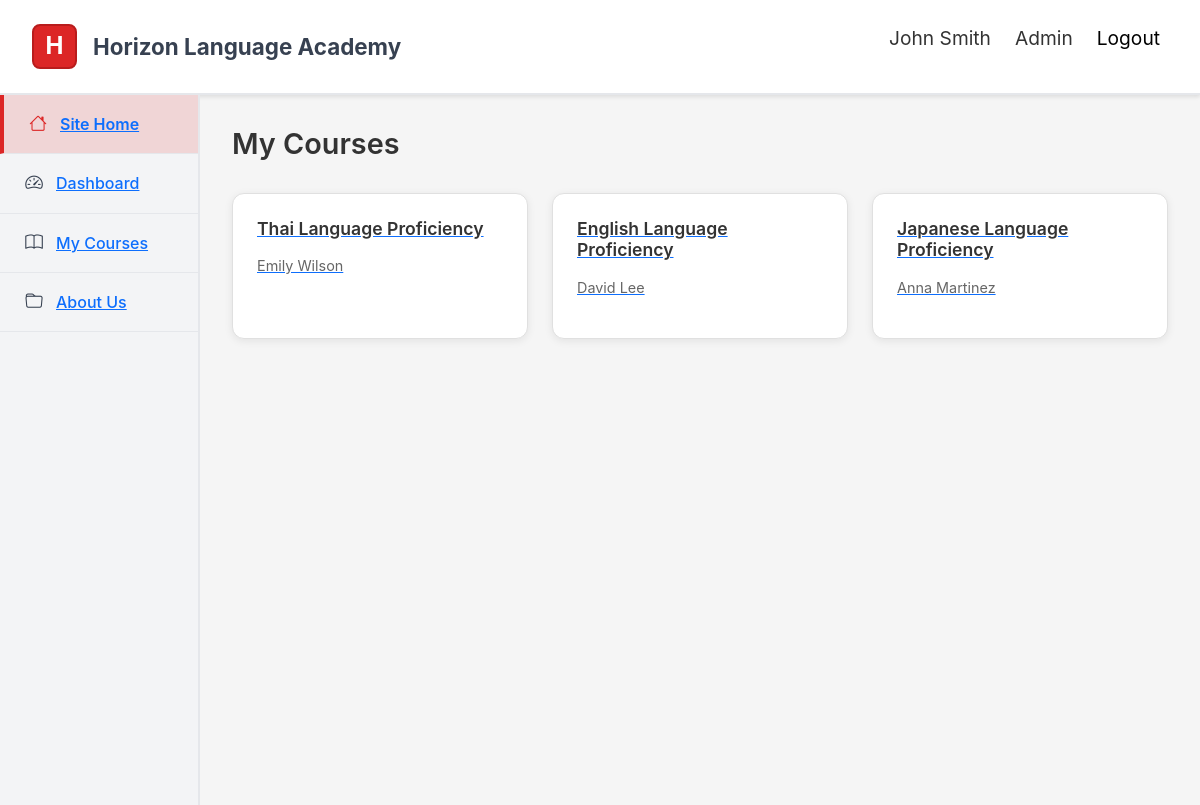
The page /mycourses.php (signed in) on the database its author committed.
### tables this page shows
CREATE TABLE teacher (
  teacher_id    VARCHAR(50) PRIMARY KEY,
  teacher_name  VARCHAR(100) NOT NULL,
  teacher_email VARCHAR(100) UNIQUE,
  teacher_ph_no VARCHAR(20),
  course_id     VARCHAR(50),
  FOREIGN KEY (teacher_id) REFERENCES users(user_id)
    ON UPDATE CASCADE ON DELETE CASCADE,
  FOREIGN KEY (course_id) REFERENCES course(course_id)
    ON UPDATE CASCADE ON DELETE SET NULL
);

CREATE TABLE course (
  course_id   VARCHAR(50) PRIMARY KEY,
  course_name VARCHAR(100) NOT NULL,
  course_date DATE,
  course_fees DECIMAL(10,2)
);

### mycourses.php (the view, shortened to what this page needs)
<?php
$user_id = $_SESSION['user_id'];
$role = strtolower($_SESSION['role']);
$pdo = db();
if ($role === "student") {
    $sql = "
    SELECT
        c.course_id,
        c.course_name,
        t.teacher_id,
        t.teacher_name,
        b.batch_no
    FROM student AS s
    INNER JOIN batch AS b
        ON s.batch_id = b.batch_no
    INNER JOIN course AS c
        ON b.course_id = c.course_id
    INNER JOIN teacher AS t
        ON c.course_id = t.course_id
    WHERE s.student_id = '$user_id';
    ";
}
else if ($role === "admin") {
    $sql = "
    SELECT
        c.course_id,
        c.course_name,
        t.teacher_id,
        t.teacher_name
    FROM admin AS a
    INNER JOIN admin_course AS ac
        ON a.admin_id = ac.admin_id
    INNER JOIN course AS c
        ON ac.course_id = c.course_id
    INNER JOIN teacher AS t
        ON c.course_id = t.course_id
    WHERE a.admin_id = '$user_id';
    ";
}
$stmt = $pdo->prepare($sql);
$stmt->execute();
$courses = $stmt->fetchAll(PDO::FETCH_ASSOC);
?>
<!DOCTYPE html>
<html lang="en">
<head>
    <link href="https://cdn.jsdelivr.net/npm/bootstrap@5.3.7/dist/css/bootstrap.min.css" rel="stylesheet">
    <link rel="stylesheet" href="https://cdn.jsdelivr.net/npm/bootstrap-icons@1.13.1/font/bootstrap-icons.min.css">
    <link rel="stylesheet" href="static/style.css">
</head>
<body>
    <?php include 'header.php'; ?>
    <div class="row g-0">
        <?php include 'sidebar.php'; ?>
        <div class="col-lg-10 col-md-9 col-8">
            <div class="dashboard-content">
                <h2 class="page-title">My Courses</h2>
                <section class="courses">
                    <div class="activity-cards">
                        <?php foreach ($courses as $course): ?>
                          <a href="language.php?course_id=<?= $course['course_id']; ?>" class="activity-card">
                            <h4><?= htmlspecialchars($course['course_name']); ?></h4>
                            <p><?= htmlspecialchars($course['teacher_name']); ?></p>
                          </a>
                        <?php endforeach; ?>
                    </div>
                </section>
            </div>
        </div>
    </div>
</body>
</html>

### header.php (shortened to what this page needs)
<div class="top-header">
    <div class="d-flex justify-content-between align-items-center">
        <div class="logo-section">
            <div class="logo-box">H</div>
            <span class="brand-title">Horizon Language Academy</span>
        </div>
        <?php if ($_SESSION['logged_in']): ?>
            <div class="header-icons">
                <p class="icon-btn"><?php echo $_SESSION['user_name']?></p>
                <p class="icon-btn"><?php echo $_SESSION['role']?></p>
                <form method="post" action="logout.php" style="display: inline;">
                    <button type="submit" class="icon-btn">Logout</button>
                </form>
            </div>
        <?php endif; ?>
    </div>
</div>

### sidebar.php (shortened to what this page needs)
<?php
$isLoggedIn = $_SESSION['logged_in'];
$role = strtolower($_SESSION['role']);
?>
<div class="col-lg-2 col-md-3 col-4 main-sidebar">
            <div class="sidebar-item active">
                <i class="bi bi-house"></i>
                <a href="index.php">Site Home</a>
            </div>
            <?php if ($isLoggedIn): ?>
                <div class="sidebar-item">
                    <i class="bi bi-speedometer2"></i>
                    <a href="dashboard.php">Dashboard</a>
                </div>
            <?php endif; ?>
            <?php if ($isLoggedIn && $role !== "visasupportofficer"): ?>
                <div class="sidebar-item">
                    <i class="bi bi-book"></i>
                    <a href="mycourses.php">My Courses</a>
                </div>
            <?php endif; ?>
            <div class="sidebar-item">
                    <i class="bi bi-folder"></i>
                    <a href="aboutus.php">About Us</a>
            </div>
</div>

### static/style.css (style rules this page uses)
:root { --primary-red: #dc2626; --dark-gray: #374151; --light-gray: #f3f4f6; --border-gray: #e5e7eb; --blue-accent: #3b82f6; }
body { font-family: 'Segoe UI', Tahoma, Geneva, Verdana, sans-serif; background-color: #ffffff; margin: 0; padding: 0; }
.top-header { background-color: white; border-bottom: 2px solid var(--border-gray); padding: 1rem 2rem; box-shadow: 0 2px 4px rgba(0,0,0,0.1); }
.logo-section { display: flex; align-items: center; gap: 1rem; }
.logo-box { width: 45px; height: 45px; background-color: var(--primary-red); border-radius: 8px; display: flex; align-items: center; justify-content: center; color: white; font-weight: bold; font-size: 1.5rem; border: 2px solid #b91c1c; }
.brand-title { font-size: 1.4rem; font-weight: 700; color: var(--dark-gray); }
.main-sidebar { background-color: var(--light-gray); border-right: 2px solid var(--border-gray); min-height: calc(100vh - 90px); padding: 0; }
.sidebar-item { padding: 1rem 1.5rem; border-bottom: 1px solid var(--border-gray); display: flex; align-items: center; gap: 0.75rem; cursor: pointer; transition: all 0.3s ease; color: var(--dark-gray); font-weight: 500; }
.sidebar-item.active { background-color: rgba(220, 38, 38, 0.15); color: var(--primary-red); border-left: 4px solid var(--primary-red); font-weight: 600; }
.sidebar-item i { width: 20px; text-align: center; font-size: 1.1rem; }
* { margin: 0; padding: 0; box-sizing: border-box; }
body { font-family: -apple-system, BlinkMacSystemFont, 'Segoe UI', Roboto, 'Helvetica Neue', Arial, sans-serif; background-color: #f5f5f5; color: #333; }
.header-icons { display: flex; gap: 0.5rem; }
.icon-btn { background: none; border: none; padding: 0.5rem; font-size: 1.2rem; cursor: pointer; border-radius: 50%; transition: background-color 0.3s; }
.dashboard-content { padding: 2rem; }
.page-title { font-size: 1.8rem; color: #333; margin-bottom: 2rem; font-weight: 600; }
.activity-cards { display: grid; grid-template-columns: repeat(auto-fit, minmax(250px, 1fr)); gap: 1.5rem; margin-bottom: 2rem; }
.activity-card { background: white; border-radius: 12px; padding: 1.5rem; box-shadow: 0 2px 8px rgba(0,0,0,0.08); border: 1px solid #e0e0e0; position: relative; transition: transform 0.3s, box-shadow 0.3s; cursor: pointer; }
.activity-card h4 { color: #333; font-size: 1.1rem; margin-bottom: 0.5rem; font-weight: 600; }
.activity-card p { color: #666; font-size: 0.9rem; }

### rows shown on the page
teacher: course.course_name "Thai Language Proficiency", teacher_name "Emily Wilson"
teacher: course.course_name "English Language Proficiency", teacher_name "David Lee"
teacher: course.course_name "Japanese Language Proficiency", teacher_name "Anna Martinez"

### other values the page prints
$_SESSION['user_name'] "John Smith"
$_SESSION['role'] "Admin"
